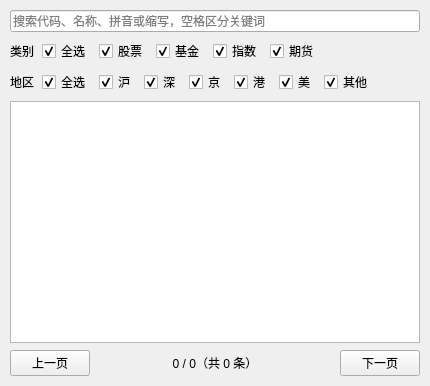
<?xml version="1.0" encoding="UTF-8"?>
<ui version="4.0">
 <class>AddCodePanel</class>
 <widget class="QFrame" name="add_code_panel">
  <property name="minimumSize">
   <size>
    <width>430</width>
    <height>0</height>
   </size>
  </property>
  <property name="maximumSize">
   <size>
    <width>430</width>
    <height>16777215</height>
   </size>
  </property>
  <layout class="QVBoxLayout" name="addCodeLayout">
   <property name="leftMargin">
    <number>10</number>
   </property>
   <property name="topMargin">
    <number>10</number>
   </property>
   <property name="rightMargin">
    <number>10</number>
   </property>
   <property name="bottomMargin">
    <number>10</number>
   </property>
   <property name="spacing">
    <number>7</number>
   </property>
   <item>
    <widget class="CodeSearchInput" name="add_code_search_input">
     <property name="placeholderText">
      <string>搜索代码、名称、拼音或缩写，空格区分关键词</string>
     </property>
    </widget>
   </item>
   <item>
    <widget class="FilterCheckRow" name="category_filters">
     <layout class="QHBoxLayout" name="categoryFilterLayout">
      <property name="leftMargin">
       <number>0</number>
      </property>
      <property name="topMargin">
       <number>0</number>
      </property>
      <property name="rightMargin">
       <number>0</number>
      </property>
      <property name="bottomMargin">
       <number>0</number>
      </property>
      <property name="spacing">
       <number>8</number>
      </property>
      <item>
       <widget class="QLabel" name="category_filter_title">
        <property name="text">
         <string>类别</string>
        </property>
       </widget>
      </item>
      <item>
       <widget class="SelectAllCheckBox" name="category_filter_all">
        <property name="text">
         <string>全选</string>
        </property>
        <property name="tristate">
         <bool>true</bool>
        </property>
        <property name="checked">
         <bool>true</bool>
        </property>
       </widget>
      </item>
      <item>
       <widget class="FilledCheckBox" name="category_filter_stock">
        <property name="text">
         <string>股票</string>
        </property>
        <property name="checked">
         <bool>true</bool>
        </property>
       </widget>
      </item>
      <item>
       <widget class="FilledCheckBox" name="category_filter_fund">
        <property name="text">
         <string>基金</string>
        </property>
        <property name="checked">
         <bool>true</bool>
        </property>
       </widget>
      </item>
      <item>
       <widget class="FilledCheckBox" name="category_filter_index">
        <property name="text">
         <string>指数</string>
        </property>
        <property name="checked">
         <bool>true</bool>
        </property>
       </widget>
      </item>
      <item>
       <widget class="FilledCheckBox" name="category_filter_futures">
        <property name="text">
         <string>期货</string>
        </property>
        <property name="checked">
         <bool>true</bool>
        </property>
       </widget>
      </item>
      <item>
       <spacer name="categoryFilterSpacer">
        <property name="orientation">
         <enum>Qt::Orientation::Horizontal</enum>
        </property>
        <property name="sizeHint">
         <size>
          <width>0</width>
          <height>0</height>
         </size>
        </property>
       </spacer>
      </item>
     </layout>
    </widget>
   </item>
   <item>
    <widget class="FilterCheckRow" name="region_filters">
     <layout class="QHBoxLayout" name="regionFilterLayout">
      <property name="leftMargin">
       <number>0</number>
      </property>
      <property name="topMargin">
       <number>0</number>
      </property>
      <property name="rightMargin">
       <number>0</number>
      </property>
      <property name="bottomMargin">
       <number>0</number>
      </property>
      <property name="spacing">
       <number>8</number>
      </property>
      <item>
       <widget class="QLabel" name="region_filter_title">
        <property name="text">
         <string>地区</string>
        </property>
       </widget>
      </item>
      <item>
       <widget class="SelectAllCheckBox" name="region_filter_all">
        <property name="text">
         <string>全选</string>
        </property>
        <property name="tristate">
         <bool>true</bool>
        </property>
        <property name="checked">
         <bool>true</bool>
        </property>
       </widget>
      </item>
      <item>
       <widget class="FilledCheckBox" name="region_filter_sh">
        <property name="text">
         <string>沪</string>
        </property>
        <property name="checked">
         <bool>true</bool>
        </property>
       </widget>
      </item>
      <item>
       <widget class="FilledCheckBox" name="region_filter_sz">
        <property name="text">
         <string>深</string>
        </property>
        <property name="checked">
         <bool>true</bool>
        </property>
       </widget>
      </item>
      <item>
       <widget class="FilledCheckBox" name="region_filter_bj">
        <property name="text">
         <string>京</string>
        </property>
        <property name="checked">
         <bool>true</bool>
        </property>
       </widget>
      </item>
      <item>
       <widget class="FilledCheckBox" name="region_filter_hk">
        <property name="text">
         <string>港</string>
        </property>
        <property name="checked">
         <bool>true</bool>
        </property>
       </widget>
      </item>
      <item>
       <widget class="FilledCheckBox" name="region_filter_us">
        <property name="text">
         <string>美</string>
        </property>
        <property name="checked">
         <bool>true</bool>
        </property>
       </widget>
      </item>
      <item>
       <widget class="FilledCheckBox" name="region_filter_other">
        <property name="text">
         <string>其他</string>
        </property>
        <property name="checked">
         <bool>true</bool>
        </property>
       </widget>
      </item>
      <item>
       <spacer name="regionFilterSpacer">
        <property name="orientation">
         <enum>Qt::Orientation::Horizontal</enum>
        </property>
        <property name="sizeHint">
         <size>
          <width>0</width>
          <height>0</height>
         </size>
        </property>
       </spacer>
      </item>
     </layout>
    </widget>
   </item>
   <item>
    <widget class="SearchResultList" name="add_code_results">
     <property name="uniformItemSizes">
      <bool>true</bool>
     </property>
     <property name="spacing">
      <number>0</number>
     </property>
     <property name="editTriggers">
      <set>QAbstractItemView::EditTrigger::NoEditTriggers</set>
     </property>
     <property name="selectionMode">
      <enum>QAbstractItemView::SelectionMode::SingleSelection</enum>
     </property>
     <property name="verticalScrollBarPolicy">
      <enum>Qt::ScrollBarPolicy::ScrollBarAlwaysOff</enum>
     </property>
     <property name="horizontalScrollBarPolicy">
      <enum>Qt::ScrollBarPolicy::ScrollBarAlwaysOff</enum>
     </property>
     <property name="minimumSize">
      <size>
       <width>0</width>
       <height>242</height>
      </size>
     </property>
     <property name="maximumSize">
      <size>
       <width>16777215</width>
       <height>242</height>
      </size>
     </property>
    </widget>
   </item>
   <item>
    <layout class="QHBoxLayout" name="addCodePagesLayout" stretch="0,1,0">
     <property name="leftMargin">
      <number>0</number>
     </property>
     <property name="topMargin">
      <number>0</number>
     </property>
     <property name="rightMargin">
      <number>0</number>
     </property>
     <property name="bottomMargin">
      <number>0</number>
     </property>
     <item>
      <widget class="QPushButton" name="add_code_previous_page">
       <property name="text">
        <string>上一页</string>
       </property>
       <property name="autoDefault">
        <bool>false</bool>
       </property>
      </widget>
     </item>
     <item>
      <widget class="QLabel" name="add_code_page_label">
       <property name="text">
        <string>0 / 0（共 0 条）</string>
       </property>
       <property name="alignment">
        <set>Qt::AlignmentFlag::AlignCenter</set>
       </property>
      </widget>
     </item>
     <item>
      <widget class="QPushButton" name="add_code_next_page">
       <property name="text">
        <string>下一页</string>
       </property>
       <property name="autoDefault">
        <bool>false</bool>
       </property>
      </widget>
     </item>
    </layout>
   </item>
  </layout>
  <property name="geometry">
   <rect>
    <x>0</x>
    <y>0</y>
    <width>430</width>
    <height>380</height>
   </rect>
  </property>
 </widget>
 <customwidgets>
  <customwidget>
   <class>CodeSearchInput</class>
   <extends>QLineEdit</extends>
   <header>stockwidget.ui.add_code_panel</header>
  </customwidget>
  <customwidget>
   <class>SearchResultList</class>
   <extends>QListView</extends>
   <header>stockwidget.ui.add_code_panel</header>
  </customwidget>
  <customwidget>
   <class>FilterCheckRow</class>
   <extends>QWidget</extends>
   <header>stockwidget.ui.add_code_panel</header>
   <container>1</container>
  </customwidget>
  <customwidget>
   <class>FilledCheckBox</class>
   <extends>QCheckBox</extends>
   <header>stockwidget.ui.add_code_panel</header>
  </customwidget>
  <customwidget>
   <class>SelectAllCheckBox</class>
   <extends>QCheckBox</extends>
   <header>stockwidget.ui.add_code_panel</header>
  </customwidget>
 </customwidgets>
 <resources/>
 <connections/>
</ui>
